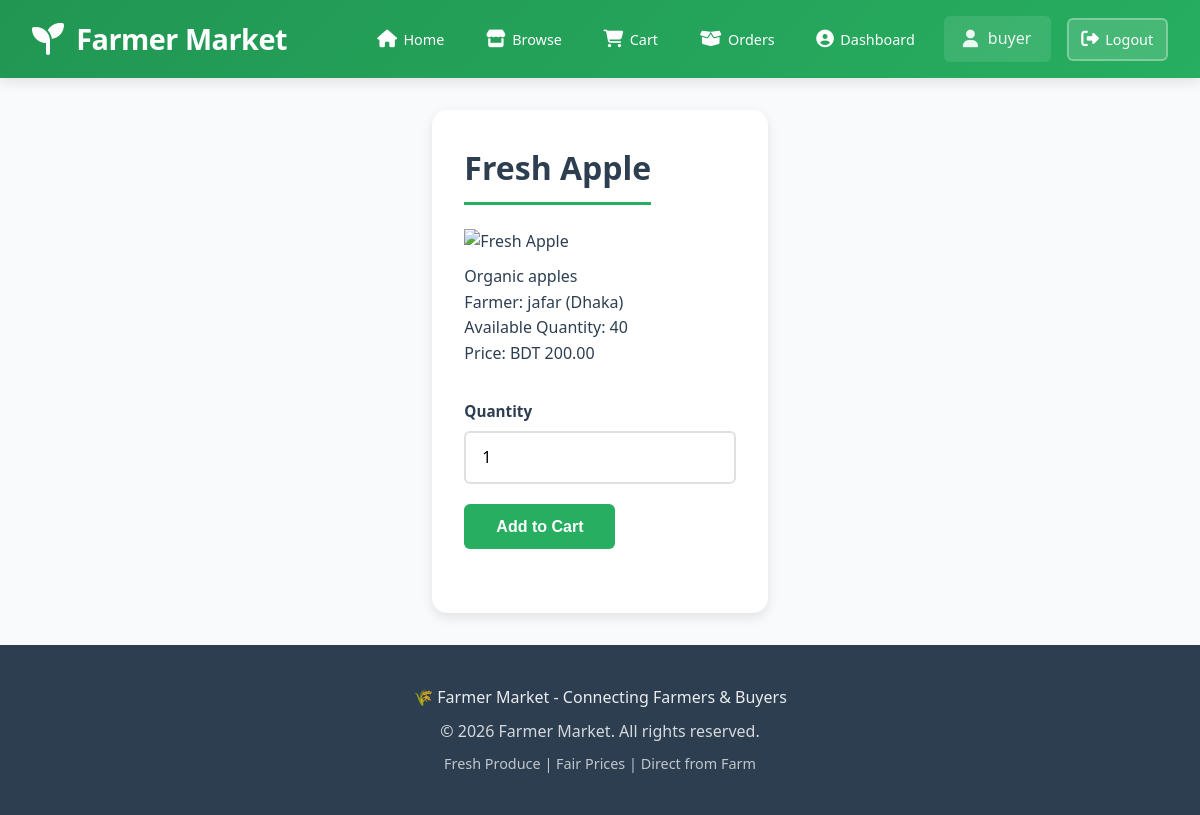
Page /pages/buyer/product.php?id=7 (signed in) on the committed database.
### tables this page shows
CREATE TABLE listings (
  id INT NOT NULL AUTO_INCREMENT,
  user_id INT NOT NULL,
  category_id INT NOT NULL,
  title VARCHAR(100) NOT NULL,
  description TEXT NOT NULL,
  price DECIMAL(10,2),
  quantity INT NOT NULL,
  images TEXT,
  type ENUM('fixed','auction') NOT NULL,
  starting_bid DECIMAL(10,2),
  min_increment DECIMAL(10,2) DEFAULT 5.00,
  auction_start DATETIME,
  auction_end DATETIME,
  district VARCHAR(100),
  status ENUM('active','sold','ended') DEFAULT 'active',
  winner_id INT,
  PRIMARY KEY (id),
  FOREIGN KEY (user_id) REFERENCES users(id),
  FOREIGN KEY (category_id) REFERENCES categories(id),
  FOREIGN KEY (winner_id) REFERENCES users(id)
);

CREATE TABLE users (
  id INT NOT NULL AUTO_INCREMENT,
  username VARCHAR(50) NOT NULL,
  password VARCHAR(255) NOT NULL,
  email VARCHAR(100) NOT NULL,
  role ENUM('buyer','farmer','admin') NOT NULL,
  district VARCHAR(100) DEFAULT NULL,
  profile_info TEXT,
  created_at TIMESTAMP DEFAULT CURRENT_TIMESTAMP,
  PRIMARY KEY (id),
  UNIQUE KEY username (username),
  UNIQUE KEY email (email)
);

### pages/buyer/product.php (the view, shortened to what this page needs)
<?php
include "../../includes/config.php";
$id = (int)$_GET['id'];
$sql = "SELECT l.*, u.username AS farmer_name, u.district AS farmer_district
        FROM listings l
        JOIN users u ON u.id = l.user_id
        WHERE l.id = ?";
$stmt = $conn->prepare($sql);
$stmt->bind_param("i", $id);
$stmt->execute();
$product = $stmt->get_result()->fetch_assoc();
$imgPath = null;
if (!empty($product['images'])) {
    $decoded = json_decode($product['images'], true);
    if (json_last_error() === JSON_ERROR_NONE && is_array($decoded) && !empty($decoded)) {
        $imgPath = $decoded[0];
    } else {
        $imgPath = $product['images'];
    }
}
include "../../includes/header.php";
?>
<h2><?php echo htmlspecialchars($product['title']); ?></h2>
<?php if ($imgPath): ?>
    <img src="/farmer_market/<?php echo htmlspecialchars($imgPath); ?>"
         alt="<?php echo htmlspecialchars($product['title']); ?>"
         style="max-width:300px; display:block; margin-bottom:10px;">
<?php endif; ?>
<p><?php echo nl2br(htmlspecialchars($product['description'])); ?></p>
<p>Farmer: <?php echo htmlspecialchars($product['farmer_name']); ?>
    (<?php echo htmlspecialchars($product['farmer_district']); ?>)</p>
<p>Available Quantity: <?php echo (int)$product['quantity']; ?></p>
<?php if ($product['type'] === 'fixed'): ?>
    <p>Price: BDT <?php echo number_format($product['price'], 2); ?></p>
    <form method="POST">
        <label>Quantity</label>
        <input type="number" name="quantity" value="1" min="1" max="<?php echo (int)$product['quantity']; ?>">
        <button type="submit">Add to Cart</button>
    </form>
<?php endif; ?>
<?php include "../../includes/footer.php"; ?>

### assets/css/style.css (style rules this page uses)
:root { --primary-color: #27ae60; --primary-dark: #219653; --primary-light: #6fcf97; --secondary-color: #f39c12; --accent-color: #3498db; --success: #27ae60; --warning: #f39c12; --danger: #e74c3c; --info: #3498db; --dark: #2c3e50; --gray-dark: #34495e; --gray: #95a5a6; --gray-light: #ecf0f1; --white: #ffffff; --shadow-sm: 0 2px 4px rgba(0,0,0,0.08); --shadow-md: 0 4px 12px rgba(0,0,0,0.1); --shadow-lg: 0 8px 24px rgba(0,0,0,0.12); --radius-sm: 6px; --radius-md: 10px; --radius-lg: 15px; --transition: all 0.3s ease; }
* { margin: 0; padding: 0; box-sizing: border-box; }
body { font-family: 'Segoe UI', Tahoma, Geneva, Verdana, sans-serif; line-height: 1.6; color: var(--dark); background: #f8fafc; min-height: 100vh; display: flex; flex-direction: column; }
h2, h3 { color: var(--dark); margin-bottom: 1.5rem; }
h2 { font-size: 2rem; font-weight: 600; border-bottom: 3px solid var(--primary-color); padding-bottom: 0.5rem; display: inline-block; }
form { max-width: 600px; margin: 2rem 0; }
label { display: block; font-weight: 600; margin-bottom: 0.5rem; color: var(--dark); font-size: 0.95rem; }
input[type="text"], input[type="email"], input[type="password"], input[type="number"], input[type="file"], select, textarea { width: 100%; padding: 0.85rem 1rem; margin-bottom: 1.25rem; border: 2px solid #e0e0e0; border-radius: var(--radius-sm); font-size: 1rem; font-family: inherit; transition: var(--transition); background: var(--white); }
button, .btn, input[type="submit"] { display: inline-block; padding: 0.85rem 2rem; background: var(--primary-color); color: var(--white); border: none; border-radius: var(--radius-sm); font-size: 1rem; font-weight: 600; cursor: pointer; transition: var(--transition); text-decoration: none; text-align: center; }

### rows in the picture
listings: title "Fresh Apple", description "Organic apples", user.username "jafar", user.district "Dhaka", quantity "40", price "200.00"

### other values in the picture
$_SESSION['username'] "buyer"
